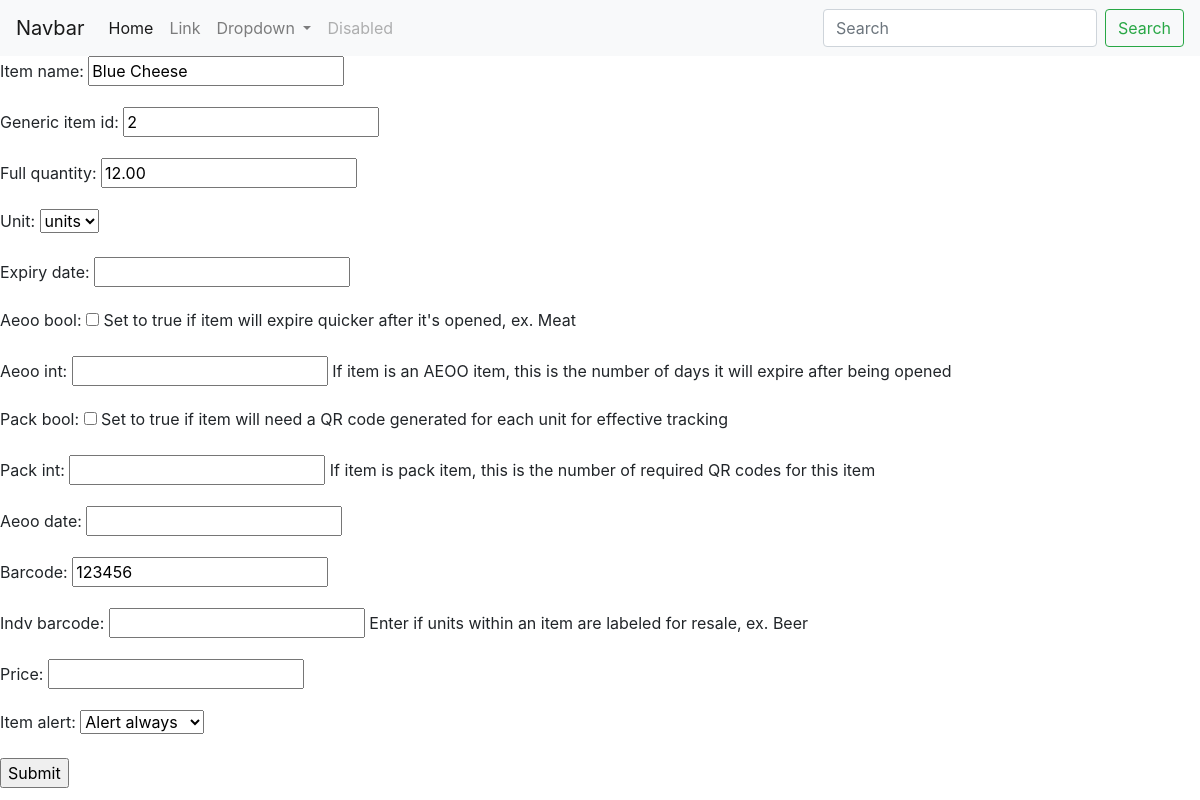
The app's page /inventory/edit/2/ with its own data.
### inventory/models.py (models this page shows, shortened)
class Item(models.Model):
    item_alert_choices = (
        ('0', "Don't alert"),
        ('1', "Optional alert"),
        ('2', "Alert always"),
    )
    unit_choices = (
        ('u', "units"),
        ('oz', "oz"),
        ('g', "g"),
    )
    item_name = models.CharField(max_length=30)
    generic_item_id = models.PositiveIntegerField()
    full_quantity = models.DecimalField(max_digits=5, decimal_places=2)
    current_quantity = models.DecimalField(
        blank=True,
        null=True,
        max_digits=5,
        decimal_places=2
    )
    unit = models.CharField(
        max_length=2,
        choices=unit_choices,
        default='g'
    )
    quantity_percentage = models.DecimalField(
        default='100',
        max_digits=5,
        decimal_places=2
    )
    expiry_date = models.DateField(
        blank=True,
        null=True,
    )
    aeoo_bool = models.BooleanField(
        help_text="Set to true if item will expire quicker after it's opened, ex. Meat"
    )
    aeoo_int = models.PositiveIntegerField(
        blank=True,
        null=True,
        help_text='If item is an AEOO item, this is the number of days it will expire after being opened'
    )
    pack_bool = models.BooleanField(help_text='Set to true if item will need a QR code generated for each unit for effective tracking')
    pack_int = models.PositiveIntegerField(
        blank=True,
        null=True,
        help_text='If item is pack item, this is the number of required QR codes for this item'
    )
    aeoo_date = models.DateField(blank=True, null=True)
    barcode = models.CharField(max_length=12)
    indv_barcode = models.CharField(
        max_length=12,
        blank=True,
        help_text='Enter if units within an item are labeled for resale, ex. Beer'
    )
    price = models.DecimalField(
        max_digits=6,
        decimal_places=2,
        blank=True,
        null=True,)
    price_per_quantity = models.DecimalField(
        max_digits=5,
        decimal_places=2,
        blank=True,
        null=True,)
    item_alert = models.CharField(
        max_length=1,
        choices=item_alert_choices,
        default='2'
    )

### inventory/views.py (the view)
# urls.py: path('edit/<int:Item_id>/', views.edit, name='edit'),
def edit(request, Item_id):
    instance = get_object_or_404(Item, id=Item_id)
    form = ItemForm(request.POST or None, instance=instance)
    if form.is_valid():
        form.save()
        return redirect('view', Item_id=Item_id)
    return render(request, 'inventory/edit.html', {'form': form})

### inventory/forms.py
class ItemForm(forms.ModelForm):
    class Meta:
        model = Item
        fields = ['item_name', 'generic_item_id',
                  'full_quantity',
                  'unit',
                  'expiry_date', 'aeoo_bool',
                  'aeoo_int', 'pack_bool',
                  'pack_int', 'aeoo_date',
                  'barcode', 'indv_barcode',
                  'price',
                  'item_alert']
        labels = {'item_name': 'Item name'}

### inventory/templates/inventory/edit.html (shortened to what this page needs)
{% extends "inventory/base.html" %}
{% block content %}
<form method="post">
    {{ form.as_p }}
    <input type="submit" value="Submit">
</form>
{% endblock %}

### records on screen
Item: item_name "Blue Cheese", generic_item_id "2", full_quantity "12.00", unit "units", barcode "123456", item_alert "Alert always"
